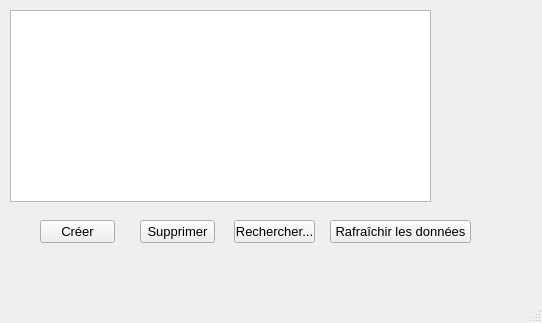
<?xml version="1.0" encoding="UTF-8"?>
<ui version="4.0">
 <class>DepartementWindow</class>
 <widget class="QMainWindow" name="DepartementWindow">
  <property name="geometry">
   <rect>
    <x>0</x>
    <y>0</y>
    <width>542</width>
    <height>323</height>
   </rect>
  </property>
  <property name="windowTitle">
   <string>MainWindow</string>
  </property>
  <widget class="QWidget" name="centralwidget">
   <widget class="QTableView" name="tableDepartement">
    <property name="geometry">
     <rect>
      <x>10</x>
      <y>10</y>
      <width>421</width>
      <height>192</height>
     </rect>
    </property>
   </widget>
   <widget class="QPushButton" name="btn_creer">
    <property name="geometry">
     <rect>
      <x>40</x>
      <y>220</y>
      <width>75</width>
      <height>23</height>
     </rect>
    </property>
    <property name="font">
     <font>
      <pointsize>10</pointsize>
     </font>
    </property>
    <property name="text">
     <string>Créer</string>
    </property>
   </widget>
   <widget class="QPushButton" name="btn_supprimer">
    <property name="geometry">
     <rect>
      <x>140</x>
      <y>220</y>
      <width>75</width>
      <height>23</height>
     </rect>
    </property>
    <property name="font">
     <font>
      <pointsize>10</pointsize>
     </font>
    </property>
    <property name="text">
     <string>Supprimer</string>
    </property>
   </widget>
   <widget class="QPushButton" name="btn_rechercher">
    <property name="geometry">
     <rect>
      <x>234</x>
      <y>220</y>
      <width>81</width>
      <height>23</height>
     </rect>
    </property>
    <property name="font">
     <font>
      <pointsize>10</pointsize>
     </font>
    </property>
    <property name="text">
     <string>Rechercher...</string>
    </property>
   </widget>
   <widget class="QPushButton" name="btn_rafraichir">
    <property name="geometry">
     <rect>
      <x>330</x>
      <y>220</y>
      <width>141</width>
      <height>23</height>
     </rect>
    </property>
    <property name="font">
     <font>
      <pointsize>10</pointsize>
     </font>
    </property>
    <property name="text">
     <string>Rafraîchir les données</string>
    </property>
   </widget>
  </widget>
  <widget class="QMenuBar" name="menubar">
   <property name="geometry">
    <rect>
     <x>0</x>
     <y>0</y>
     <width>542</width>
     <height>21</height>
    </rect>
   </property>
  </widget>
  <widget class="QStatusBar" name="statusbar"/>
 </widget>
 <resources/>
 <connections/>
</ui>
